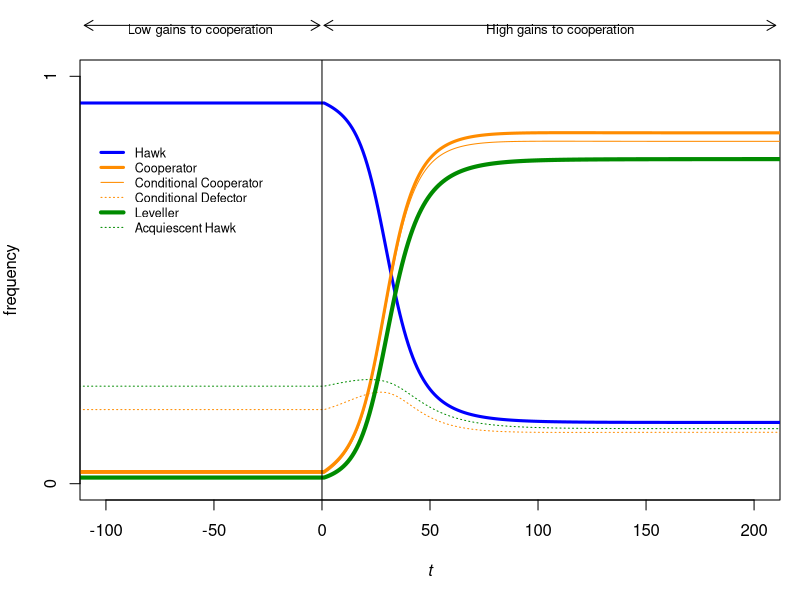

Write the R code that produced this figure.
#------------------------------------------------------------------------------------
# Set up model ----------------------------------------------------------------------
#------------------------------------------------------------------------------------

# Load packages and set working directory -------------------------------------------

# Uncomment these to install them for the first time
#install.packages("gtools")
#install.packages("plyr")

library(gtools)
library(plyr)

# Define parameters -----------------------------------------------------------------

# Define Hawk-Dove and Prisoner's Dilemma parameters BEFORE and AFTER the parameter shift
vrange <- c(1,1)
drange <- c(1,1)
brange <- c(1,2)
crange <- c(1,1)
wrange <- c(0.9,0.9)

# Evolutionary parameters
startingfractionHawkDefect <- 1
mutationprobability <- 0.01
BaselineFitness <- 10

# Run parameters
maxiterations <- 100000
repetitions <- 1
epoch <- 10000
xminmax <- c(-100,200)
time <- 1:(epoch*2)-epoch

# Define strategies ----------------------------------------------------------------

# The strategy set is defined by the matrix S
# Each row is a unique strategy, with behavior defined by the 0-or-1 values in the columns
S <- as.data.frame(permutations(2,8,c(0,1),repeats.allowed=T))
names(S) <- c("DOVE","COOPERATOR","CONDITIONALDOVE","CONDITIONALCOOPERATOR","LEVELLER","COMPLYTOCONDITIONALDOVE","COMPLYTOCONDITIONALCOOPERATOR","COMPLYTOLEVELLER")

# Filter out meaningless/impossible strategies
throwout <- which(
	(S$COOPERATOR==0 & (S$CONDITIONALCOOPERATOR==1 | S$LEVELLER==1)) # Has to be a cooperator to withdraw cooperation
	|(S$DOVE==0 & (S$CONDITIONALDOVE==1 | S$LEVELLER==1)) # Has to be a dove to withdraw playing dove
	|(S$DOVE==1 & (S$COMPLYTOCONDITIONALDOVE==1 | S$COMPLYTOLEVELLER==1)) # Compliance to punishment is not relevant for true doves
	|(S$COOPERATOR==1 & S$COMPLYTOCONDITIONALCOOPERATOR==1) # Compliance to punishment is not relevant for true cooperators
	|(S$DOVE==1 & S$CONDITIONALDOVE==1 | S$COMPLYTOCONDITIONALDOVE==1) # Ignore conditional doves for the current purpose
)
S <- as.matrix(S)
S <- as.data.frame(S[-throwout,])
S # This filtering will leave 14 unique strategies (rows)


# Initialize some accounting variables -----------------------------------------------

# Create matrices to store the frequencies of strategies and behavior through tim
HistoryOfFrequencies <- matrix(nrow=epoch*2,ncol=dim(S)[1])

#------------------------------------------------------------------------------------
# Complete one run for this parameter combination -----------------------------------
#------------------------------------------------------------------------------------

v <- vrange[1]
d <- drange[1]
b <- brange[1]
c <- crange[1]
w <- wrange[1]

# Compute payoff matrix------------------------------------------

# This is done once for each parameter combination, even if there are multiple runs.
# The payoff matrix PAYOFFS has one row per strategy, one column per strategy.
# It gives the payoff to the row strategy when facing the column strategy.
PAYOFFS <- matrix(ncol=dim(S)[1],nrow=dim(S)[1])

# These record the sequence of Hawk/Dove and Cooperate/Defect moves 
# by the row strategy when facing the column strategy
RowPlaysDove <- matrix(ncol=dim(S)[1],nrow=dim(S)[1])
RowPlaysCooperate <- matrix(ncol=dim(S)[1],nrow=dim(S)[1])
ColumnPlaysDove <- matrix(ncol=dim(S)[1],nrow=dim(S)[1])
ColumnPlaysCooperate <- matrix(ncol=dim(S)[1],nrow=dim(S)[1])

# These record the average number of times row plays Dove and Cooperate
AvgRoundsRowPlaysDove <- matrix(ncol=dim(S)[1],nrow=dim(S)[1])
AvgRoundsRowPlaysCooperate <- matrix(ncol=dim(S)[1],nrow=dim(S)[1])

# For each i row strategy and j column strategy in the strategy matrix
for(i in 1:dim(S)[1]) {
	for(j in 1:dim(S)[1]) {
		
		# How many rounds do we need to account for?  This number just needs to be high
		# enough for all transient behavioral interactions within pairs to settle down.
		maxrounds <- 10 
		
		# Create accounting variables to record 
		# Hawk-Dove & Cooperate-Defect behavior across rounds
		RowPlaysDoveInRound <- rep(NA, maxrounds)
		RowPlaysCooperateInRound <- rep(NA, maxrounds)		
		ColumnPlaysDoveInRound <- rep(NA, maxrounds)
		ColumnPlaysCooperateInRound <- rep(NA, maxrounds)
		
		# Create accounting variables to record
		# admonishment by punishing strategies
		RowConditionalDoveAdmonishes <- rep(0, maxrounds)
		RowLevellerAdmonishes <- rep(0, maxrounds)
		RowConditionalCooperatorAdmonishes <- rep(0, maxrounds)
		ColumnConditionalDoveAdmonishes <- rep(0, maxrounds)
		ColumnLevellerAdmonishes <- rep(0, maxrounds)
		ColumnConditionalCooperatorAdmonishes <- rep(0, maxrounds)
		
		# Create accounting variables to record payoffs
		RowHDPayoff <- rep(NA, maxrounds)
		RowPDPayoff <- rep(NA, maxrounds)
		ColumnHDPayoff <- rep(NA, maxrounds)
		ColumnPDPayoff <- rep(NA, maxrounds)
		
		# What is the behavior of row and column in the first and subsequent rounds?
		
		# 1st Round - Players have no info, they follow their 1st nature
		RowPlaysDoveInRound[1] <- S[i,]$DOVE 
		RowPlaysCooperateInRound[1] <- S[i,]$COOPERATOR 
		ColumnPlaysDoveInRound[1] <- S[j,]$DOVE 
		ColumnPlaysCooperateInRound[1] <- S[j,]$COOPERATOR 
		
		# Round 2 through maxrounds
		for (round in 2:maxrounds) {
			
			# Set the default behavior according to the basic propensities of the strategies
			RowPlaysDoveInRound[round] <- S[i,]$DOVE 
			RowPlaysCooperateInRound[round] <- S[i,]$COOPERATOR 
			ColumnPlaysDoveInRound[round] <- S[j,]$DOVE 
			ColumnPlaysCooperateInRound[round] <- S[j,]$COOPERATOR 
			
			# If row has been admonished by a conditional dove column and is compliant, row plays dove
			if (S[i,]$COMPLYTOCONDITIONALDOVE==1 & max(ColumnConditionalDoveAdmonishes[1:(round-1)])==1) {
				RowPlaysDoveInRound[round] <- 1
			}
			# If row has been admonished by a column leveller and is compliant, row plays dove
			if (S[i,]$COMPLYTOLEVELLER==1 & max(ColumnLevellerAdmonishes[1:(round-1)])==1) {
				RowPlaysDoveInRound[round] <- 1
			}
			
			# If row is a conditional dove and column played hawk last round, row maybe punishes with hawk
			if (S[i,]$CONDITIONALDOVE==1 & ColumnPlaysDoveInRound[round-1]==0) {
				# Column played hawk against a conditional dove row
				if (sum(RowConditionalDoveAdmonishes)==0) { 
					# Row hasn't admonished before
					# The conditional dove row plays hawk and admonishes
					RowPlaysDoveInRound[round] <- 0 
					RowConditionalDoveAdmonishes[round] <- 1
				} else {
					# Row has admonished as a conditional dove before
					if (RowConditionalDoveAdmonishes[round-1]==1 & sum(RowConditionalDoveAdmonishes)==1) { 
						# Row just admonished once, last round. Don't punish, as column
						# may come around this round based on last round's admonishment.
					} else { # Column has no excuse. Row punishes as a conditional dove.
						RowPlaysDoveInRound[round] <- 0
						RowConditionalDoveAdmonishes[round] <- 1
					}
				}
			}
			
			# Row may cooperate if is compliant to conditional cooperators
			if (S[i,]$COMPLYTOCONDITIONALCOOPERATOR==1 & max(ColumnConditionalCooperatorAdmonishes[1:(round-1)])==1) {
				# Row is compliant to conditional cooperators, and has been punished by column
				# in the past. Therefore row plays cooperate.
				RowPlaysCooperateInRound[round] <- 1
			}
			
			# If row is a conditional cooperator and column defected last round, row considers punishment
			if (S[i,]$CONDITIONALCOOPERATOR==1 & ColumnPlaysCooperateInRound[round-1]==0) {
				# If row is compliant to leveller and column admonished row as a leveller last round, don't treat it as a defection
				if (ColumnLevellerAdmonishes[round-1]==1 & S[i,]$COMPLYTOLEVELLER==1) {
					# Do nothing
				} else {										
					if (sum(RowConditionalCooperatorAdmonishes)==0) { 
						# Row hasn't punished column before. Row defects and admonishes.
						RowPlaysCooperateInRound[round] <- 0
						RowConditionalCooperatorAdmonishes[round] <- 1
					} else {
						if (RowConditionalCooperatorAdmonishes[round-1]==1 & sum(RowConditionalCooperatorAdmonishes)==1) { 
							# Row just admonished once, last round. Don't punish, as column
							# may come around this round based on last round's admonishment.
						} else { # Column has no excuse. Row punishes as a conditional cooperator.
							RowPlaysCooperateInRound[round] <- 0
							RowConditionalCooperatorAdmonishes[round] <- 1
						}
					}
				}
			}
			
			# If row is a leveller and column played dove last round, row considers punishment.
			if (S[i,]$LEVELLER==1 & ColumnPlaysDoveInRound[round-1]==0) {
				if (sum(RowLevellerAdmonishes)==0) { 
					# Row hasn't punished column before. Row defects and admonishes.
					RowPlaysCooperateInRound[round] <- 0
					RowLevellerAdmonishes[round] <- 1
				} else {
					if (RowLevellerAdmonishes[round-1]==1 & sum(RowLevellerAdmonishes)==1) { 
						# Row just admonished once, last round. Don't punish, as column
						# may come around this round based on last round's admonishment.
					} else { # Column has no excuse. Row punishes as a conditional cooperator.
						RowPlaysCooperateInRound[round] <- 0
						RowLevellerAdmonishes[round] <- 1
					}
				}
			}
			
			# If column complies to conditional dove and has been admonished, column plays dove
			if (S[j,]$COMPLYTOCONDITIONALDOVE==1 & max(RowConditionalDoveAdmonishes[1:(round-1)])==1) {
				ColumnPlaysDoveInRound[round] <- 1
			}
			# If column complies to leveller and has been admonished, column plays dove
			if (S[j,]$COMPLYTOLEVELLER==1 & max(RowLevellerAdmonishes[1:(round-1)])==1) {
				ColumnPlaysDoveInRound[round] <- 1
			}
			
			# If column is a conditional dove and row played hawk last round, column considers punishing
			if (S[j,]$CONDITIONALDOVE==1 & RowPlaysDoveInRound[round-1]==0) {
				if (sum(ColumnConditionalDoveAdmonishes)==0) {
					# Column hasn't punished row before. Column defects and admonishes.
					ColumnPlaysDoveInRound[round] <- 0
					ColumnConditionalDoveAdmonishes[round] <- 1
				} else {
					if (ColumnConditionalDoveAdmonishes[round-1]==1 & sum(ColumnConditionalDoveAdmonishes)==1) { 
						# Column just admonished once, last round. Don't punish, as row
						# may come around this round based on last round's admonishment.
					} else { # Row has no excuse. Row punishes as a conditional dove..
						ColumnPlaysDoveInRound[round] <- 0
						ColumnConditionalDoveAdmonishes[round] <- 1
					}
				}
			}
			
			# If column complies to conditional cooperators and has been admonished, column cooperates
			if (S[j,]$COMPLYTOCONDITIONALCOOPERATOR==1 & max(RowConditionalCooperatorAdmonishes[1:(round-1)])==1) {
				ColumnPlaysCooperateInRound[round] <- 1
			}
			
			# If column is a conditional cooperator and row defects, column considers punishment
			if (S[j,]$CONDITIONALCOOPERATOR==1 & RowPlaysCooperateInRound[round-1]==0) {
				# If column is compliant to leveller and row admonished column as a leveller last round, don't treat it as a defection
				if (RowLevellerAdmonishes[round-1]==1 & S[j,]$COMPLYTOLEVELLER==1) {
					# Do nothing
				} else {
					if (sum(ColumnConditionalCooperatorAdmonishes)==0) { 
						# Column hasn't punished row before. Column defects and admonishes.
						ColumnPlaysCooperateInRound[round] <- 0
						ColumnConditionalCooperatorAdmonishes[round] <- 1
					} else {
						if (ColumnConditionalCooperatorAdmonishes[round-1]==1 & sum(ColumnConditionalCooperatorAdmonishes)==1) { 
							# Column just admonished once, last round. Don't punish, as row
							# may come around this round based on last round's admonishment.
						} else { # Row has no excuse. Row punishes as a conditional coopreator.
							ColumnPlaysCooperateInRound[round] <- 0
							ColumnConditionalCooperatorAdmonishes[round] <- 1
						}
					}
				}
			}
			
			# If column is a leveller and row played hawk last round, column considers punishment
			if (S[j,]$LEVELLER==1 & RowPlaysDoveInRound[round-1]==0) {
				if (sum(ColumnLevellerAdmonishes)==0) { 
					# Column hasn't punished row before. Column defects and admonishes.
					ColumnPlaysCooperateInRound[round] <- 0
					ColumnLevellerAdmonishes[round] <- 1
				} else {
					if (ColumnLevellerAdmonishes[round-1]==1 & sum(ColumnLevellerAdmonishes)==1) { 														# Column just admonished once, last round. Don't punish, as row
						# may come around this round based on last round's admonishment.
					} else { # Row has no excuse. Row punishes as leveller.
						ColumnPlaysCooperateInRound[round] <- 0
						ColumnLevellerAdmonishes[round] <- 1
					}
				}
			}
		}
		
		# Add up payoffs -----------
		for (round in 1:maxrounds) {
			# Row payoff from hawk-dove
			if(RowPlaysDoveInRound[round]==1 & ColumnPlaysDoveInRound[round]==1) {RowHDPayoff[round] <- v/2}
			if(RowPlaysDoveInRound[round]==1 & ColumnPlaysDoveInRound[round]==0) {RowHDPayoff[round] <- 0}
			if(RowPlaysDoveInRound[round]==0 & ColumnPlaysDoveInRound[round]==1) {RowHDPayoff[round] <- v}
			if(RowPlaysDoveInRound[round]==0 & ColumnPlaysDoveInRound[round]==0) {RowHDPayoff[round] <- (v-d)/2}
			# weight the payoff by the probability of reaching that round
			RowHDPayoff[round] <- RowHDPayoff[round] * w ^ (round-1) 
			
			# Row payoff from prisoner's dilemma
			if(RowPlaysCooperateInRound[round]==1 & ColumnPlaysCooperateInRound[round]==1) {RowPDPayoff[round] <- b-c}
			if(RowPlaysCooperateInRound[round]==1 & ColumnPlaysCooperateInRound[round]==0) {RowPDPayoff[round] <- -c}
			if(RowPlaysCooperateInRound[round]==0 & ColumnPlaysCooperateInRound[round]==1) {RowPDPayoff[round] <- b}
			if(RowPlaysCooperateInRound[round]==0 & ColumnPlaysCooperateInRound[round]==0) {RowPDPayoff[round] <- 0}
			# weight the payoff by the probability of reaching that round
			RowPDPayoff[round] <- RowPDPayoff[round] * w ^ (round-1)
			
			# Column payoff from hawk-dove
			if(ColumnPlaysDoveInRound[round]==1 & RowPlaysDoveInRound[round]==1) {ColumnHDPayoff[round] <- v/2}
			if(ColumnPlaysDoveInRound[round]==1 & RowPlaysDoveInRound[round]==0) {ColumnHDPayoff[round] <- 0}
			if(ColumnPlaysDoveInRound[round]==0 & RowPlaysDoveInRound[round]==1) {ColumnHDPayoff[round] <- v}
			if(ColumnPlaysDoveInRound[round]==0 & RowPlaysDoveInRound[round]==0) {ColumnHDPayoff[round] <- (v-d)/2}
			# weight the payoff by the probability of reaching that round
			ColumnHDPayoff[round] <- ColumnHDPayoff[round] * w ^ (round-1)
			
			# Column payoff from prisoner's dilemma
			if(ColumnPlaysCooperateInRound[round]==1 & RowPlaysCooperateInRound[round]==1) {ColumnPDPayoff[round] <- b-c}
			if(ColumnPlaysCooperateInRound[round]==1 & RowPlaysCooperateInRound[round]==0) {ColumnPDPayoff[round] <- -c}
			if(ColumnPlaysCooperateInRound[round]==0 & RowPlaysCooperateInRound[round]==1) {ColumnPDPayoff[round] <- b}
			if(ColumnPlaysCooperateInRound[round]==0 & RowPlaysCooperateInRound[round]==0) {ColumnPDPayoff[round] <- 0}
			# weight the payoff by the probability of reaching that round
			ColumnPDPayoff[round] <- ColumnPDPayoff[round] * w ^ (round-1)	
		}
		# weight the last round payoff so that it covers all expected subsequent rounds
		RowHDPayoff[maxrounds] <- RowHDPayoff[maxrounds] / (1-w)
		RowPDPayoff[maxrounds] <- RowPDPayoff[maxrounds] / (1-w)
		
		# Save a record of the sequence of plays in each game as a string of 1s and 0s
		RowPlaysDove[i,j] <- paste(RowPlaysDoveInRound,sep="",collapse="")
		RowPlaysCooperate[i,j] <- paste(RowPlaysCooperateInRound,sep="",collapse="")
		ColumnPlaysDove[i,j] <- paste(ColumnPlaysDoveInRound,sep="",collapse="")
		ColumnPlaysCooperate[i,j] <- paste(ColumnPlaysCooperateInRound,sep="",collapse="")
		
		# Calculate the fraction of rounds that row plays dove and cooperate
		wgts <- 1:maxrounds - 1
		wgts <- w ^ wgts
		wgts[maxrounds] <- wgts[maxrounds] / (1-w)
		AvgRoundsRowPlaysDove[i,j] <- sum(RowPlaysDoveInRound * wgts)
		AvgRoundsRowPlaysCooperate[i,j] <- sum(RowPlaysCooperateInRound * wgts)
		
		# Save the payoffs in the payoff matrix
		PAYOFFS[i,j] <- sum(RowHDPayoff,RowPDPayoff)
		PAYOFFS[i,j]

	} # end of looping through j (column player) for this i
} # end of looping through i (row player) 

# Calculate the fractions of rounds that row plays dove and cooperate 
FractionRowPlaysDove <- AvgRoundsRowPlaysDove * (1-w)
FractionRowPlaysCooperate <- AvgRoundsRowPlaysCooperate * (1-w)

# Add baseline fitness
if(min(PAYOFFS) <= -BaselineFitness) {
	BaselineFitness <- -min(PAYOFFS) 
}
PAYOFFS <- PAYOFFS + BaselineFitness

# Done creating payoff matrix for this set of parameter values.

################################################

# Do one run for this set of parameter values

############################################
# Set starting frequencies -----------------
Frequencies <- rep(NA,dim(S)[1])

# We need a consistent conservative set of strategy frequencies - 100% hawkish defectors
antisocial <- which(S$DOVE==0 & S$COOPERATOR==0 & S$COMPLYTOCONDITIONALDOVE==0 & S$COMPLYTOLEVELLER==0 & S$COMPLYTOCONDITIONALCOOPERATOR==0)						
Frequencies[antisocial] <- startingfractionHawkDefect / length(antisocial)
Frequencies[-antisocial] <- (1-startingfractionHawkDefect) / (dim(S)[1]-length(antisocial))
Frequencies <- Frequencies / sum(Frequencies) # Renormalize in case they don't add to 1

# Model the replicator dynamics ---------------------

# Fitness holds the expected payoffs for each strategy
Fitness <- rep(NA,dim(S)[1])
						
for(iteration in 1:epoch) {
	# Record the frequencies for plotting
	HistoryOfFrequencies[iteration,] <- Frequencies
	
	# Calculate average payoffs for each strategy from the payoff matrix and frequencies
	for(i in 1:dim(S)[1]) {	Fitness[i] <- sum(Frequencies * PAYOFFS[i,])}
	
	# Calculate overall average payoff ----------
	MeanFitness <- sum(Frequencies * Fitness)
	
	# Calculate new post-selection frequencies
	NewFrequencies <-  Frequencies * Fitness / MeanFitness 
	
	# Allow mutations between strategy types
	transitions <- matrix(mutationprobability * Frequencies / dim(S)[1],nrow=dim(S)[1],ncol=dim(S)[1])
	Frequencies <- NewFrequencies + colSums(transitions) - rowSums(transitions)
	if(min(Frequencies)<0) {
		Frequencies[Frequences<0] <- 0
		Frequencies <- Frequencies / sum(Frequencies)
	}
	if(max(Frequencies)>1) {
		Frequencies[Frequences>1] <- 1
		Frequencies[Frequences<1] <- 0
	}
}	
		
################
################

# Now do a second run, with different parameter values

v <- vrange[2]
d <- drange[2]
b <- brange[2]
c <- crange[2]
w <- wrange[2]

# Compute payoff matrix------------------------------------------

# This is done once for each parameter combination, even if there are multiple runs.
# The payoff matrix PAYOFFS has one row per strategy, one column per strategy.
# It gives the payoff to the row strategy when facing the column strategy.
PAYOFFS <- matrix(ncol=dim(S)[1],nrow=dim(S)[1])

# These record the sequence of Hawk/Dove and Cooperate/Defect moves 
# by the row strategy when facing the column strategy
RowPlaysDove <- matrix(ncol=dim(S)[1],nrow=dim(S)[1])
RowPlaysCooperate <- matrix(ncol=dim(S)[1],nrow=dim(S)[1])
ColumnPlaysDove <- matrix(ncol=dim(S)[1],nrow=dim(S)[1])
ColumnPlaysCooperate <- matrix(ncol=dim(S)[1],nrow=dim(S)[1])

# These record the average number of times row plays Dove and Cooperate
AvgRoundsRowPlaysDove <- matrix(ncol=dim(S)[1],nrow=dim(S)[1])
AvgRoundsRowPlaysCooperate <- matrix(ncol=dim(S)[1],nrow=dim(S)[1])

# For each i row strategy and j column strategy in the strategy matrix
for(i in 1:dim(S)[1]) {
	for(j in 1:dim(S)[1]) {
		
		# How many rounds do we need to account for?  This number just needs to be high
		# enough for all transient behavioral interactions within pairs to settle down.
		maxrounds <- 10 
		
		# Create accounting variables to record 
		# Hawk-Dove & Cooperate-Defect behavior across rounds
		RowPlaysDoveInRound <- rep(NA, maxrounds)
		RowPlaysCooperateInRound <- rep(NA, maxrounds)		
		ColumnPlaysDoveInRound <- rep(NA, maxrounds)
		ColumnPlaysCooperateInRound <- rep(NA, maxrounds)
		
		# Create accounting variables to record
		# admonishment by punishing strategies
		RowConditionalDoveAdmonishes <- rep(0, maxrounds)
		RowLevellerAdmonishes <- rep(0, maxrounds)
		RowConditionalCooperatorAdmonishes <- rep(0, maxrounds)
		ColumnConditionalDoveAdmonishes <- rep(0, maxrounds)
		ColumnLevellerAdmonishes <- rep(0, maxrounds)
		ColumnConditionalCooperatorAdmonishes <- rep(0, maxrounds)
		
		# Create accounting variables to record payoffs
		RowHDPayoff <- rep(NA, maxrounds)
		RowPDPayoff <- rep(NA, maxrounds)
		ColumnHDPayoff <- rep(NA, maxrounds)
		ColumnPDPayoff <- rep(NA, maxrounds)
		
		# What is the behavior of row and column in the first and subsequent rounds?
		
		# 1st Round - Players have no info, they follow their 1st nature
		RowPlaysDoveInRound[1] <- S[i,]$DOVE 
		RowPlaysCooperateInRound[1] <- S[i,]$COOPERATOR 
		ColumnPlaysDoveInRound[1] <- S[j,]$DOVE 
		ColumnPlaysCooperateInRound[1] <- S[j,]$COOPERATOR 
		
		# Round 2 through maxrounds
		for (round in 2:maxrounds) {
			
			# Set the default behavior according to the basic propensities of the strategies
			RowPlaysDoveInRound[round] <- S[i,]$DOVE 
			RowPlaysCooperateInRound[round] <- S[i,]$COOPERATOR 
			ColumnPlaysDoveInRound[round] <- S[j,]$DOVE 
			ColumnPlaysCooperateInRound[round] <- S[j,]$COOPERATOR 
			
			# If row has been admonished by a conditional dove column and is compliant, row plays dove
			if (S[i,]$COMPLYTOCONDITIONALDOVE==1 & max(ColumnConditionalDoveAdmonishes[1:(round-1)])==1) {
				RowPlaysDoveInRound[round] <- 1
			}
			# If row has been admonished by a column leveller and is compliant, row plays dove
			if (S[i,]$COMPLYTOLEVELLER==1 & max(ColumnLevellerAdmonishes[1:(round-1)])==1) {
				RowPlaysDoveInRound[round] <- 1
			}
			
			# If row is a conditional dove and column played hawk last round, row maybe punishes with hawk
			if (S[i,]$CONDITIONALDOVE==1 & ColumnPlaysDoveInRound[round-1]==0) {
				# Column played hawk against a conditional dove row
				if (sum(RowConditionalDoveAdmonishes)==0) { 
					# Row hasn't admonished before
					# The conditional dove row plays hawk and admonishes
					RowPlaysDoveInRound[round] <- 0 
					RowConditionalDoveAdmonishes[round] <- 1
				} else {
					# Row has admonished as a conditional dove before
					if (RowConditionalDoveAdmonishes[round-1]==1 & sum(RowConditionalDoveAdmonishes)==1) { 
						# Row just admonished once, last round. Don't punish, as column
						# may come around this round based on last round's admonishment.
					} else { # Column has no excuse. Row punishes as a conditional dove.
						RowPlaysDoveInRound[round] <- 0
						RowConditionalDoveAdmonishes[round] <- 1
					}
				}
			}
			
			# Row may cooperate if is compliant to conditional cooperators
			if (S[i,]$COMPLYTOCONDITIONALCOOPERATOR==1 & max(ColumnConditionalCooperatorAdmonishes[1:(round-1)])==1) {
				# Row is compliant to conditional cooperators, and has been punished by column
				# in the past. Therefore row plays cooperate.
				RowPlaysCooperateInRound[round] <- 1
			}
			
			# If row is a conditional cooperator and column defected last round, row considers punishment
			if (S[i,]$CONDITIONALCOOPERATOR==1 & ColumnPlaysCooperateInRound[round-1]==0) {
				# If row is compliant to leveller and column admonished row as a leveller last round, don't treat it as a defection
				if (ColumnLevellerAdmonishes[round-1]==1 & S[i,]$COMPLYTOLEVELLER==1) {
					# Do nothing
				} else {										
					if (sum(RowConditionalCooperatorAdmonishes)==0) { 
						# Row hasn't punished column before. Row defects and admonishes.
						RowPlaysCooperateInRound[round] <- 0
						RowConditionalCooperatorAdmonishes[round] <- 1
					} else {
						if (RowConditionalCooperatorAdmonishes[round-1]==1 & sum(RowConditionalCooperatorAdmonishes)==1) { 
							# Row just admonished once, last round. Don't punish, as column
							# may come around this round based on last round's admonishment.
						} else { # Column has no excuse. Row punishes as a conditional cooperator.
							RowPlaysCooperateInRound[round] <- 0
							RowConditionalCooperatorAdmonishes[round] <- 1
						}
					}
				}
			}
			
			# If row is a leveller and column played dove last round, row considers punishment.
			if (S[i,]$LEVELLER==1 & ColumnPlaysDoveInRound[round-1]==0) {
				if (sum(RowLevellerAdmonishes)==0) { 
					# Row hasn't punished column before. Row defects and admonishes.
					RowPlaysCooperateInRound[round] <- 0
					RowLevellerAdmonishes[round] <- 1
				} else {
					if (RowLevellerAdmonishes[round-1]==1 & sum(RowLevellerAdmonishes)==1) { 
						# Row just admonished once, last round. Don't punish, as column
						# may come around this round based on last round's admonishment.
					} else { # Column has no excuse. Row punishes as a conditional cooperator.
						RowPlaysCooperateInRound[round] <- 0
						RowLevellerAdmonishes[round] <- 1
					}
				}
			}
			
			# If column complies to conditional dove and has been admonished, column plays dove
			if (S[j,]$COMPLYTOCONDITIONALDOVE==1 & max(RowConditionalDoveAdmonishes[1:(round-1)])==1) {
				ColumnPlaysDoveInRound[round] <- 1
			}
			# If column complies to leveller and has been admonished, column plays dove
			if (S[j,]$COMPLYTOLEVELLER==1 & max(RowLevellerAdmonishes[1:(round-1)])==1) {
				ColumnPlaysDoveInRound[round] <- 1
			}
			
			# If column is a conditional dove and row played hawk last round, column considers punishing
			if (S[j,]$CONDITIONALDOVE==1 & RowPlaysDoveInRound[round-1]==0) {
				if (sum(ColumnConditionalDoveAdmonishes)==0) {
					# Column hasn't punished row before. Column defects and admonishes.
					ColumnPlaysDoveInRound[round] <- 0
					ColumnConditionalDoveAdmonishes[round] <- 1
				} else {
					if (ColumnConditionalDoveAdmonishes[round-1]==1 & sum(ColumnConditionalDoveAdmonishes)==1) { 
						# Column just admonished once, last round. Don't punish, as row
						# may come around this round based on last round's admonishment.
					} else { # Row has no excuse. Row punishes as a conditional dove..
						ColumnPlaysDoveInRound[round] <- 0
						ColumnConditionalDoveAdmonishes[round] <- 1
					}
				}
			}
			
			# If column complies to conditional cooperators and has been admonished, column cooperates
			if (S[j,]$COMPLYTOCONDITIONALCOOPERATOR==1 & max(RowConditionalCooperatorAdmonishes[1:(round-1)])==1) {
				ColumnPlaysCooperateInRound[round] <- 1
			}
			
			# If column is a conditional cooperator and row defects, column considers punishment
			if (S[j,]$CONDITIONALCOOPERATOR==1 & RowPlaysCooperateInRound[round-1]==0) {
				# If column is compliant to leveller and row admonished column as a leveller last round, don't treat it as a defection
				if (RowLevellerAdmonishes[round-1]==1 & S[j,]$COMPLYTOLEVELLER==1) {
					# Do nothing
				} else {
					if (sum(ColumnConditionalCooperatorAdmonishes)==0) { 
						# Column hasn't punished row before. Column defects and admonishes.
						ColumnPlaysCooperateInRound[round] <- 0
						ColumnConditionalCooperatorAdmonishes[round] <- 1
					} else {
						if (ColumnConditionalCooperatorAdmonishes[round-1]==1 & sum(ColumnConditionalCooperatorAdmonishes)==1) { 
							# Column just admonished once, last round. Don't punish, as row
							# may come around this round based on last round's admonishment.
						} else { # Row has no excuse. Row punishes as a conditional coopreator.
							ColumnPlaysCooperateInRound[round] <- 0
							ColumnConditionalCooperatorAdmonishes[round] <- 1
						}
					}
				}
			}
			
			# If column is a leveller and row played hawk last round, column considers punishment
			if (S[j,]$LEVELLER==1 & RowPlaysDoveInRound[round-1]==0) {
				if (sum(ColumnLevellerAdmonishes)==0) { 
					# Column hasn't punished row before. Column defects and admonishes.
					ColumnPlaysCooperateInRound[round] <- 0
					ColumnLevellerAdmonishes[round] <- 1
				} else {
					if (ColumnLevellerAdmonishes[round-1]==1 & sum(ColumnLevellerAdmonishes)==1) { 														# Column just admonished once, last round. Don't punish, as row
						# may come around this round based on last round's admonishment.
					} else { # Row has no excuse. Row punishes as leveller.
						ColumnPlaysCooperateInRound[round] <- 0
						ColumnLevellerAdmonishes[round] <- 1
					}
				}
			}
		}
		
		# Add up payoffs -----------
		for (round in 1:maxrounds) {
			# Row payoff from hawk-dove
			if(RowPlaysDoveInRound[round]==1 & ColumnPlaysDoveInRound[round]==1) {RowHDPayoff[round] <- v/2}
			if(RowPlaysDoveInRound[round]==1 & ColumnPlaysDoveInRound[round]==0) {RowHDPayoff[round] <- 0}
			if(RowPlaysDoveInRound[round]==0 & ColumnPlaysDoveInRound[round]==1) {RowHDPayoff[round] <- v}
			if(RowPlaysDoveInRound[round]==0 & ColumnPlaysDoveInRound[round]==0) {RowHDPayoff[round] <- (v-d)/2}
			# weight the payoff by the probability of reaching that round
			RowHDPayoff[round] <- RowHDPayoff[round] * w ^ (round-1) 
			
			# Row payoff from prisoner's dilemma
			if(RowPlaysCooperateInRound[round]==1 & ColumnPlaysCooperateInRound[round]==1) {RowPDPayoff[round] <- b-c}
			if(RowPlaysCooperateInRound[round]==1 & ColumnPlaysCooperateInRound[round]==0) {RowPDPayoff[round] <- -c}
			if(RowPlaysCooperateInRound[round]==0 & ColumnPlaysCooperateInRound[round]==1) {RowPDPayoff[round] <- b}
			if(RowPlaysCooperateInRound[round]==0 & ColumnPlaysCooperateInRound[round]==0) {RowPDPayoff[round] <- 0}
			# weight the payoff by the probability of reaching that round
			RowPDPayoff[round] <- RowPDPayoff[round] * w ^ (round-1)
			
			# Column payoff from hawk-dove
			if(ColumnPlaysDoveInRound[round]==1 & RowPlaysDoveInRound[round]==1) {ColumnHDPayoff[round] <- v/2}
			if(ColumnPlaysDoveInRound[round]==1 & RowPlaysDoveInRound[round]==0) {ColumnHDPayoff[round] <- 0}
			if(ColumnPlaysDoveInRound[round]==0 & RowPlaysDoveInRound[round]==1) {ColumnHDPayoff[round] <- v}
			if(ColumnPlaysDoveInRound[round]==0 & RowPlaysDoveInRound[round]==0) {ColumnHDPayoff[round] <- (v-d)/2}
			# weight the payoff by the probability of reaching that round
			ColumnHDPayoff[round] <- ColumnHDPayoff[round] * w ^ (round-1)
			
			# Column payoff from prisoner's dilemma
			if(ColumnPlaysCooperateInRound[round]==1 & RowPlaysCooperateInRound[round]==1) {ColumnPDPayoff[round] <- b-c}
			if(ColumnPlaysCooperateInRound[round]==1 & RowPlaysCooperateInRound[round]==0) {ColumnPDPayoff[round] <- -c}
			if(ColumnPlaysCooperateInRound[round]==0 & RowPlaysCooperateInRound[round]==1) {ColumnPDPayoff[round] <- b}
			if(ColumnPlaysCooperateInRound[round]==0 & RowPlaysCooperateInRound[round]==0) {ColumnPDPayoff[round] <- 0}
			# weight the payoff by the probability of reaching that round
			ColumnPDPayoff[round] <- ColumnPDPayoff[round] * w ^ (round-1)	
		}
		# weight the last round payoff so that it covers all expected subsequent rounds
		RowHDPayoff[maxrounds] <- RowHDPayoff[maxrounds] / (1-w)
		RowPDPayoff[maxrounds] <- RowPDPayoff[maxrounds] / (1-w)
		
		# Save a record of the sequence of plays in each game as a string of 1s and 0s
		RowPlaysDove[i,j] <- paste(RowPlaysDoveInRound,sep="",collapse="")
		RowPlaysCooperate[i,j] <- paste(RowPlaysCooperateInRound,sep="",collapse="")
		ColumnPlaysDove[i,j] <- paste(ColumnPlaysDoveInRound,sep="",collapse="")
		ColumnPlaysCooperate[i,j] <- paste(ColumnPlaysCooperateInRound,sep="",collapse="")
		
		# Calculate the fraction of rounds that row plays dove and cooperate
		wgts <- 1:maxrounds - 1
		wgts <- w ^ wgts
		wgts[maxrounds] <- wgts[maxrounds] / (1-w)
		AvgRoundsRowPlaysDove[i,j] <- sum(RowPlaysDoveInRound * wgts)
		AvgRoundsRowPlaysCooperate[i,j] <- sum(RowPlaysCooperateInRound * wgts)
		
		# Save the payoffs in the payoff matrix
		PAYOFFS[i,j] <- sum(RowHDPayoff,RowPDPayoff)
		PAYOFFS[i,j]

	} # end of looping through j (column player) for this i
} # end of looping through i (row player) 

# Calculate the fractions of rounds that row plays dove and cooperate 
FractionRowPlaysDove <- AvgRoundsRowPlaysDove * (1-w)
FractionRowPlaysCooperate <- AvgRoundsRowPlaysCooperate * (1-w)

# Add baseline fitness
if(min(PAYOFFS) <= -BaselineFitness) {
	BaselineFitness <- -min(PAYOFFS) 
}
PAYOFFS <- PAYOFFS + BaselineFitness

# Done creating payoff matrix for this second set of parameter values.

################################################

# Do one run for this second set of parameter values

############################################
# Starting frequencies carrying over from the end of the previous run -----------------

# Model the replicator dynamics ---------------------

# Fitness holds the expected payoffs for each strategy
Fitness <- rep(NA,dim(S)[1])
						
for(iteration in 1:epoch) {
	# Record the frequencies for plotting
	HistoryOfFrequencies[iteration+epoch,] <- Frequencies
	
	# Calculate average payoffs for each strategy from the payoff matrix and frequencies
	for(i in 1:dim(S)[1]) {	Fitness[i] <- sum(Frequencies * PAYOFFS[i,])}
	
	# Calculate overall average payoff ----------
	MeanFitness <- sum(Frequencies * Fitness)
	
	# Calculate new post-selection frequencies
	NewFrequencies <-  Frequencies * Fitness / MeanFitness 
	
	# Allow mutations between strategy types
	transitions <- matrix(mutationprobability * Frequencies / dim(S)[1],nrow=dim(S)[1],ncol=dim(S)[1])
	Frequencies <- NewFrequencies + colSums(transitions) - rowSums(transitions)
	if(min(Frequencies)<0) {
		Frequencies[Frequences<0] <- 0
		Frequencies <- Frequencies / sum(Frequencies)
	}
	if(max(Frequencies)>1) {
		Frequencies[Frequences>1] <- 1
		Frequencies[Frequences<1] <- 0
	}
}

################
################
################
################

# Calculate fraction of different strategy types in the populations
FractionDove <- rowSums(HistoryOfFrequencies[,which(S$DOVE==1)])
FractionCooperator <- rowSums(HistoryOfFrequencies[,which(S$COOPERATOR==1)])
FractionLeveller <- rowSums(HistoryOfFrequencies[,which(S$LEVELLER==1)])
FractionConditionalCooperator <- rowSums(HistoryOfFrequencies[,which(S$CONDITIONALCOOPERATOR==1)])
FractionConditionalDove <- rowSums(HistoryOfFrequencies[,which(S$CONDITIONALDOVE==1)])
FractionComplyToLeveller <- rowSums(HistoryOfFrequencies[,which(S$COMPLYTOLEVELLER==1)])
FractionComplyToConditionalCooperator <- rowSums(HistoryOfFrequencies[,which(S$COMPLYTOCONDITIONALCOOPERATOR==1)])
FractionComplyToConditionalDove <- rowSums(HistoryOfFrequencies[,which(S$COMPLYTOCONDITIONALDOVE==1)])

################
################
################

# Plot the change in frequencies right around the parameter shift ###########

# Create a new plot space
dev.new(width=8.5, height=3.75)
par(mar=c(5,4,3,1))
par(oma=c(0,0,0,0))

# Plot the histories
plot(c(1,1),c(0,1),xlim=xminmax,col="white", xlab=expression(italic("t")), ylab="frequency", yaxt='n')
points(time, 1-FractionDove,type="l",col="blue",lwd=3)
points(time, FractionCooperator,type="l",col="darkorange",lwd=3)
points(time, FractionConditionalCooperator, type="l",col="darkorange",lty=1)
points(time, FractionComplyToConditionalCooperator, type="l",lty=3,lwd=1,col="darkorange")
points(time, FractionLeveller, type="l",col="green4",lwd=4,lty=1)
points(time, FractionComplyToLeveller, type="l",lty=3,lwd=1,col="green4")
axis(2,at=c(0,1))
abline(v=0)
arrows(xminmax[1]-10,1.125,-1,1.125,xpd=TRUE,code=3,length=0.1)
mtext("Low gains to cooperation",side=3,outer=TRUE,line=-0.9,at=0.25,cex=0.8,padj=2) 
arrows(1,1.125,xminmax[2]+10,1.125,xpd=TRUE,code=3,length=0.1)
mtext("High gains to cooperation",side=3,outer=TRUE,line=-0.9,at=0.7,cex=0.8,padj=2) 
legend(xminmax[1]-7.5,0.85,legend=c("Hawk","Cooperator","Conditional Cooperator","Conditional Defector","Leveller","Acquiescent Hawk"),col=c("blue","darkorange","darkorange","darkorange","green4","green4"),lwd=c(3,3,1,1,4,1),lty=c(1,1,1,3,1,3),bty="n",cex=0.75)

